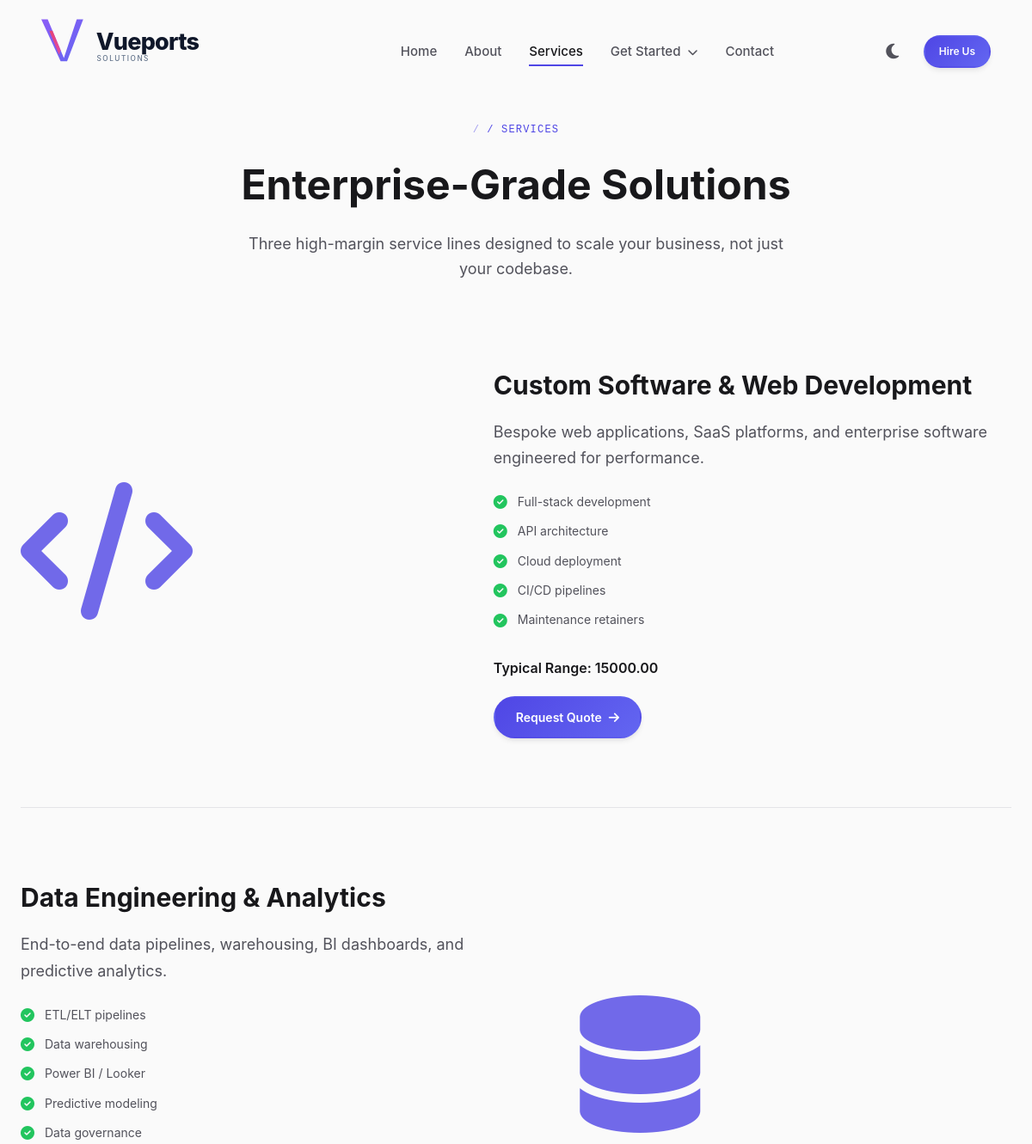
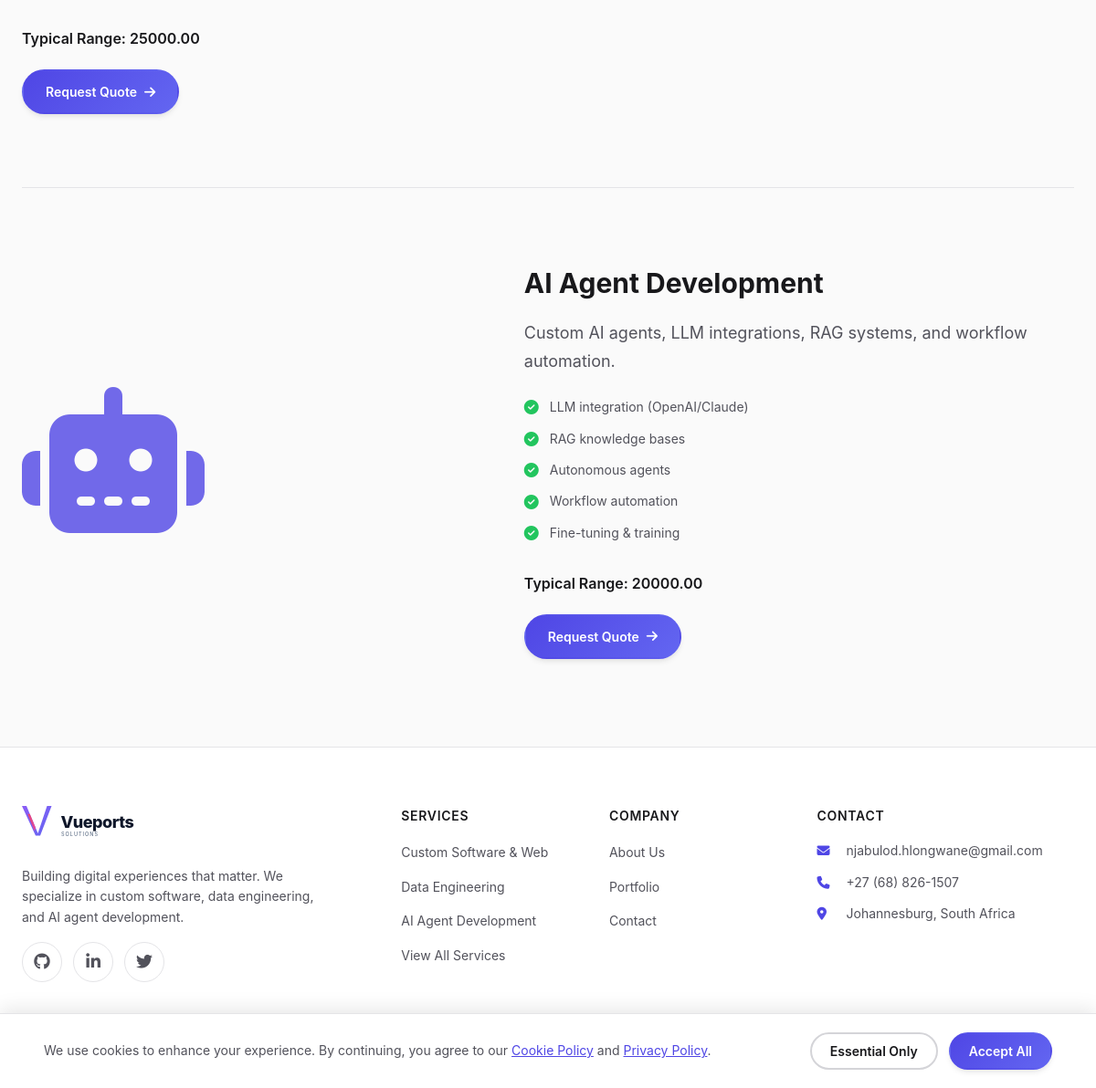
/services.php, run on the app's committed database (2 pictures, top to bottom).
### tables this page shows
CREATE TABLE `services` (
  `id` INT UNSIGNED AUTO_INCREMENT PRIMARY KEY,
  `title` VARCHAR(255) NOT NULL,
  `slug` VARCHAR(255) NOT NULL,
  `tagline` VARCHAR(255) DEFAULT NULL,
  `description` TEXT DEFAULT NULL,
  `long_description` LONGTEXT DEFAULT NULL,
  `features` JSON DEFAULT NULL,
  `price_min` DECIMAL(12,2) DEFAULT 0.00,
  `price_max` DECIMAL(12,2) DEFAULT 0.00,
  `price_note` VARCHAR(255) DEFAULT NULL,
  `delivery_time` VARCHAR(100) DEFAULT NULL,
  `icon` VARCHAR(100) DEFAULT 'fa-code',
  `image` VARCHAR(255) DEFAULT NULL,
  `sort_order` INT UNSIGNED DEFAULT 0,
  `status` ENUM('active','draft','archived') DEFAULT 'active',
  `meta_title` VARCHAR(255) DEFAULT NULL,
  `meta_description` VARCHAR(500) DEFAULT NULL,
  `created_at` DATETIME DEFAULT CURRENT_TIMESTAMP,
  `updated_at` DATETIME DEFAULT CURRENT_TIMESTAMP ON UPDATE CURRENT_TIMESTAMP,
  UNIQUE KEY `uk_services_slug` (`slug`),
  KEY `idx_services_status` (`status`),
  KEY `idx_services_sort` (`sort_order`)
);

CREATE TABLE `settings` (
  `id` INT UNSIGNED AUTO_INCREMENT PRIMARY KEY,
  `setting_key` VARCHAR(100) NOT NULL,
  `setting_value` TEXT DEFAULT NULL,
  `setting_group` VARCHAR(50) DEFAULT 'general',
  `is_encrypted` TINYINT(1) DEFAULT 0,
  `created_at` DATETIME DEFAULT CURRENT_TIMESTAMP,
  `updated_at` DATETIME DEFAULT CURRENT_TIMESTAMP ON UPDATE CURRENT_TIMESTAMP,
  UNIQUE KEY `uk_settings_key` (`setting_key`),
  KEY `idx_settings_group` (`setting_group`)
);

### includes/functions.php (called while the page is built, shortened)
<?php
require_once __DIR__ . '/../config/database.php';
function sanitize(string $data): string {
    return htmlspecialchars(strip_tags(trim($data)), ENT_QUOTES, 'UTF-8');
}
function getSetting(string $key, string $default = ''): string {
    static $cache = [];
    if (isset($cache[$key])) return $cache[$key];
    $db = db();
    try {
        $stmt = $db->prepare("SELECT setting_value FROM settings WHERE setting_key = ? LIMIT 1");
        $stmt->execute([$key]);
        $row = $stmt->fetch();
        $value = $row ? (string) $row['setting_value'] : $default;
        return $value;
    } catch (PDOException $e) {
        error_log("getSetting error: " . $e->getMessage());
        return $default;
    }
}
if (!function_exists('db')) {
    function db(): ?PDO {
        global $pdo;
        return $pdo ?? null;
    }
}
function getServices(int $limit = 6, string $status = 'active'): array {
    $db = db();
    $sql = "SELECT * FROM services";
    $params = [];
    if ($status !== 'all') {
        $sql .= " WHERE status = ?";
        $params[] = $status;
    }
    $sql .= " ORDER BY sort_order ASC, created_at DESC";
    $stmt = $db->prepare($sql);
    $stmt->execute($params);
    return $stmt->fetchAll();
}
function getAllServices(string $status = 'active'): array {
    return getServices(0, $status);
}

### services.php (the view, shortened to what this page needs)
<?php
require_once 'includes/header.php';
$services = getAllServices();
?>
<section class="services-hero">
    <div class="container">
        <span class="section-tag">/ Services</span>
        <h1>Enterprise-Grade <span class="highlight">Solutions</span></h1>
        <p>Three high-margin service lines designed to scale your business, not just your codebase.</p>
    </div>
</section>
<section class="services-detail">
    <div class="container">
        <?php foreach ($services as $svc):
            $features = json_decode($svc['features'] ?? '[]', true);
        ?>
        <div class="service-detail-card" id="<?= sanitize($svc['slug']) ?>">
            <div class="service-detail-image">
                <i class="fas <?= sanitize($svc['icon']) ?>"></i>
            </div>
            <div class="service-detail-content">
                <h2><?= sanitize($svc['title']) ?></h2>
                <p><?= nl2br(sanitize($svc['description'])) ?></p>
                <ul class="feature-list">
                    <?php foreach ($features as $f): ?>
                    <li><i class="fas fa-check-circle"></i> <?= sanitize($f) ?></li>
                    <?php endforeach; ?>
                </ul>
                <div style="margin-bottom:20px; font-weight:600; color:var(--accent);">
                    Typical Range: <?= sanitize($svc['price_min']) ?>
                </div>
                <a href="contact.php?service=<?= sanitize($svc['slug']) ?>" class="btn btn-primary">Request Quote <i class="fas fa-arrow-right"></i></a>
            </div>
        </div>
        <?php endforeach; ?>
    </div>
</section>
<?php require_once 'includes/footer.php'; ?>

### includes/header.php (shortened to what this page needs)
<?php
require_once __DIR__ . '/functions.php';
$currentPage = basename($_SERVER['PHP_SELF'], '.php');
?>
<!DOCTYPE html>
<html lang="en" data-theme="light">
<head>
    <link rel="stylesheet" href="https://cdnjs.cloudflare.com/ajax/libs/font-awesome/6.5.1/css/all.min.css" />
    <link rel="stylesheet" href="https://cdn.jsdelivr.net/npm/cookieconsent@3/build/cookieconsent.min.css">
    <link rel="stylesheet" href="assets/css/style.css">
</head>
<body>
<nav class="navbar" id="navbar">
    <div class="container nav-container">
        <a href="index.php" class="logo">
            <svg xmlns="http://www.w3.org/2000/svg" viewBox="0 0 800 200" width="300" height="80">
                <text x="170" y="95" font-family="Inter, -apple-system, BlinkMacSystemFont, sans-serif" font-size="72" font-weight="800" fill="#0f172a" letter-spacing="-2">Vueports</text>
                <text x="172" y="130" font-family="Inter, -apple-system, BlinkMacSystemFont, sans-serif" font-size="22" font-weight="500" fill="#64748b" letter-spacing="4">SOLUTIONS</text>
            </svg>
        </a>
        <ul class="nav-menu" id="navMenu">
            <li>
                <a href="index.php" class="nav-link <?= $currentPage === 'index' ? 'active' : '' ?>">Home</a>
            </li>
            <li>
                <a href="about.php" class="nav-link <?= $currentPage === 'about' ? 'active' : '' ?>">About</a>
            </li>
            <li>
                <a href="services.php" class="nav-link <?= in_array($currentPage, ['services', 'service-detail']) ? 'active' : '' ?>">Services</a>
            </li>
            <li class="dropdown">
                <a href="#" class="nav-link <?= in_array($currentPage, ['portfolio', 'consultation', 'booking', 'calculator']) ? 'active' : '' ?>">
                    Get Started <i class="fas fa-chevron-down"></i>
                </a>
            </li>
            <li>
                <a href="contact.php" class="nav-link <?= $currentPage === 'contact' ? 'active' : '' ?>">Contact</a>
            </li>
        </ul>
        <div class="nav-actions">
            <button class="theme-toggle" id="themeToggle" aria-label="Toggle theme">
            </button>
            <a href="contact.php" class="btn btn-primary btn-sm">Hire Us</a>
        </div>
    </div>
</nav>

### includes/footer.php (shortened to what this page needs)
<?php
$email = getSetting('contact_email', 'njabulod.hlongwane@gmail.com');
$phone = getSetting('contact_phone', '+27 (68) 826-1507');
$location = getSetting('location', 'Johannesburg, SA');
$siteTitle = getSetting('site_title', 'Vueports Solutions');
?>
<footer class="footer">
    <div class="container">
        <div class="footer-grid">
            <div class="footer-brand">
                <a href="index.php" class="logo">
                    <svg xmlns="http://www.w3.org/2000/svg" viewBox="0 0 800 200" width="200" height="50">
                        <text x="170" y="95" font-family="Inter, -apple-system, BlinkMacSystemFont, sans-serif" font-size="72" font-weight="800" fill="#0f172a" letter-spacing="-2">Vueports</text>
                        <text x="172" y="130" font-family="Inter, -apple-system, BlinkMacSystemFont, sans-serif" font-size="22" font-weight="500" fill="#64748b" letter-spacing="4">SOLUTIONS</text>
                    </svg>
                </a>
                <p>Building digital experiences that matter. We specialize in custom software, data engineering, and AI agent development.</p>
                <div class="social-links">
                    <a href="https://github.com/byprojecthub" class="social-link" aria-label="GitHub" target="_blank" rel="noopener"><i class="fab fa-github"></i></a>
                    <a href="https://www.linkedin.com/in/njabulo-dlamini-58b66a268/" class="social-link" aria-label="LinkedIn" target="_blank" rel="noopener"><i class="fab fa-linkedin-in"></i></a>
                    <a href="https://x.com/Colourerr" class="social-link" aria-label="Twitter" target="_blank" rel="noopener"><i class="fab fa-twitter"></i></a>
                </div>
            </div>
            <div class="footer-links">
                <h4>Services</h4>
                <ul>
                    <li><a href="service-detail.php?slug=custom-software-web">Custom Software & Web</a></li>
                    <li><a href="service-detail.php?slug=data-engineering-analytics">Data Engineering</a></li>
                    <li><a href="service-detail.php?slug=ai-agent-development">AI Agent Development</a></li>
                    <li><a href="services.php">View All Services</a></li>
                </ul>
            </div>
            <div class="footer-links">
                <h4>Company</h4>
                <ul>
                    <li><a href="about.php">About Us</a></li>
                    <li><a href="portfolio.php">Portfolio</a></li>
                    <li><a href="contact.php">Contact</a></li>
                </ul>
            </div>
            <div class="footer-contact">
                <h4>Contact</h4>
                <p><i class="fas fa-envelope"></i> <a href="mailto:<?= sanitize($email) ?>"><?= sanitize($email) ?></a></p>
                <p><i class="fas fa-phone"></i> <a href="tel:<?= sanitize(preg_replace('/\D/', '', $phone)) ?>"><?= sanitize($phone) ?></a></p>
                <p><i class="fas fa-map-marker-alt"></i> <?= sanitize($location) ?></p>
            </div>
        </div>
        <div class="footer-bottom">
            <p>&copy; <?= date('Y') ?> <?= sanitize($siteTitle) ?>. All rights reserved.</p>
            <div class="footer-legal">
                <a href="legal/privacy.php">Privacy Policy</a>
                <a href="legal/terms.php">Terms of Service</a>
                <a href="legal/cookies.php">Cookie Policy</a>
            </div>
        </div>
    </div>
</footer>
</body>
</html>

### assets/css/style.css (style rules this page uses)
html { scroll-padding-top: 100px; }
.btn, .nav-link, .slider-btn, .tab, .hamburger, .theme-toggle { user-select: none; -webkit-user-select: none; }
.service-detail-image i { font-size: 10rem; color: var(--color-accent); opacity: 0.8; }
em, i { font-style: italic; }

### assets/css/variables.css (style rules this page uses)
:root { --color-primary-50: #eef2ff; --color-primary-100: #e0e7ff; --color-primary-200: #c7d2fe; --color-primary-300: #a5b4fc; --color-primary-400: #818cf8; --color-primary-500: #6366f1; --color-primary-600: #4f46e5; --color-primary-700: #4338ca; --color-primary-800: #3730a3; --color-primary-900: #312e81; --color-accent: var(--color-primary-600); --color-accent-light: var(--color-primary-500); --color-accent-dark: var(--color-primary-700); --color-success: #22c55e; --color-success-light: #dcfce7; --color-warning: #f59e0b; --color-warning-light: #fef3c7; --color-danger: #ef4444; --color-danger-light: #fee2e2; --color-info: #3b82f6; --color-info-light: #dbeafe; --color-white: #ffffff; --color-gray-50: #fafafa; --color-gray-100: #f4f4f5; --color-gray-200: #e4e4e7; --color-gray-300: #d4d4d8; --color-gray-400: #a1a1aa; --color-gray-500: #71717a; --color-gray-600: #52525b; --color-gray-700: #3f3f46; --color-gray-800: #27272a; --color-gray-900: #18181b; --bg-body: var(--color-gray-50); --bg-primary: var(--color-white); --bg-secondary: var(--color-gray-100); --bg-card: var(--color-white); --bg-hover: var(--color-gray-100); --bg-active: var(--color-primary-50); --bg-overlay: rgba(255, 255, 255, 0.92); --text-primary: var(--color-gray-900); --text-secondary: var(--color-gray-600); --text-muted: var(--color-gray-400); --text-inverse: var(--color-white); --text-link: var(--color-accent); --border-color: var(--color-gray-200); --border-color-light: var(--color-gray-100); --border-color-strong: var(--color-gray-300); --border-radius-sm: 6px; --border-radius-md: 10px; --border-radius-lg: 16px; --border-radius-xl: 24px; --border-radius-full: 9999px; --shadow-sm: 0 1px 2px 0 rgba(0, 0, 0, 0.05); --shadow-md: 0 4px 6px -1px rgba(0, 0, 0, 0.08), 0 2px 4px -1px rgba(0, 0, 0, 0.04); --shadow-lg: 0 10px 15px -3px rgba(0, 0, 0, 0.08), 0 4px 6px -2px rgba(0, 0, 0, 0.04); --shadow-xl: 0 20px 25px -5px rgba(0, 0, 0, 0.08), 0 10px 10px -5px rgba(0, 0, 0, 0.03); --shadow-glow: 0 0 20px rgba(79, 70, 229, 0.15); --shadow-glow-strong: 0 0 40px rgba(79, 70, 229, 0.25); --font-sans: 'Inter', -apple-system, BlinkMacSystemFont, 'Segoe UI', Roboto, sans-serif; --font-mono: 'Fira Code', 'SF Mono', Monaco, monospace; --font-size-xs: 0.75rem; --font-size-sm: 0.875rem; --font-size-base: 1rem; --font-size-lg: 1.125rem; --font-size-xl: 1.25rem; --font-size-2xl: 1.5rem; --font-size-3xl: 1.875rem; --font-size-4xl: 2.25rem; --font-size-5xl: 3rem; --font-size-6xl: 3.75rem; --space-1: 0.25rem; --space-2: 0.5rem; --space-3: 0.75rem; --space-4: 1rem; --space-5: 1.25rem; --space-6: 1.5rem; --space-8: 2rem; --space-10: 2.5rem; --space-12: 3rem; --space-16: 4rem; --space-20: 5rem; --space-24: 6rem; --container-max: 1200px; --container-padding: var(--space-6); --section-padding-y: var(--space-24); --section-padding-y-sm: var(--space-16); --transition-fast: 150ms ease; --transition-base: 250ms ease; --transition-slow: 400ms ease; --transition-bounce: 500ms cubic-bezier(0.34, 1.56, 0.64, 1); --z-dropdown: 100; --z-sticky: 200; --z-modal: 300; --z-popover: 400; --z-tooltip: 500; --z-toast: 600; }

### assets/css/utilities.css (style rules this page uses)
.container { width: 100%; max-width: var(--container-max); margin-left: auto; margin-right: auto; padding-left: var(--container-padding); padding-right: var(--container-padding); }

### assets/css/components.css (style rules this page uses)
.btn { display: inline-flex; align-items: center; justify-content: center; gap: var(--space-2); padding: var(--space-3) var(--space-6); font-family: var(--font-sans); font-size: var(--font-size-sm); font-weight: 600; line-height: 1.5; border-radius: var(--border-radius-full); border: 2px solid transparent; cursor: pointer; transition: all var(--transition-base); text-decoration: none; white-space: nowrap; }
.btn-primary { background: linear-gradient(135deg, var(--color-accent), var(--color-primary-500)); color: var(--color-white); border-color: transparent; box-shadow: var(--shadow-md), 0 0 0 0 rgba(79, 70, 229, 0.4); }
.btn-sm { padding: var(--space-2) var(--space-4); font-size: var(--font-size-xs); }

### data on the page
services: title "Custom Software & Web Development", description "Bespoke web applications, SaaS platforms, and enterprise software engineered for performance.", features "Full-stack development", features "API architecture", features "Cloud deployment", features "CI/CD pipelines", features "Maintenance retainers", price_min "15000.00"
services: title "Data Engineering & Analytics", description "End-to-end data pipelines, warehousing, BI dashboards, and predictive analytics.", features "ETL/ELT pipelines", features "Data warehousing", features "Power BI / Looker", features "Predictive modeling", features "Data governance", price_min "25000.00"
services: title "AI Agent Development", description "Custom AI agents, LLM integrations, RAG systems, and workflow automation.", features "LLM integration (OpenAI/Claude)", features "RAG knowledge bases", features "Autonomous agents", features "Workflow automation", features "Fine-tuning & training", price_min "20000.00"
settings: setting_value "njabulod.hlongwane@gmail.com"
settings: setting_value "+27 (68) 826-1507"
settings: setting_value "Johannesburg, South Africa"
